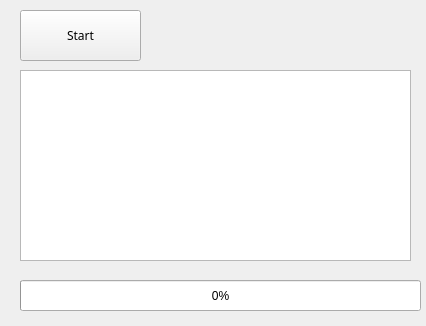
<?xml version="1.0" encoding="UTF-8"?>
<ui version="4.0">
 <class>Form</class>
 <widget class="QWidget" name="Form">
  <property name="geometry">
   <rect>
    <x>0</x>
    <y>0</y>
    <width>426</width>
    <height>326</height>
   </rect>
  </property>
  <property name="windowTitle">
   <string>스레드 테스트</string>
  </property>
  <widget class="QPushButton" name="btnStart">
   <property name="geometry">
    <rect>
     <x>20</x>
     <y>10</y>
     <width>121</width>
     <height>51</height>
    </rect>
   </property>
   <property name="font">
    <font>
     <family>MaruBuri</family>
    </font>
   </property>
   <property name="text">
    <string>Start</string>
   </property>
  </widget>
  <widget class="QTextBrowser" name="txbLog">
   <property name="geometry">
    <rect>
     <x>20</x>
     <y>70</y>
     <width>391</width>
     <height>191</height>
    </rect>
   </property>
  </widget>
  <widget class="QProgressBar" name="pgbTask">
   <property name="geometry">
    <rect>
     <x>20</x>
     <y>280</y>
     <width>401</width>
     <height>31</height>
    </rect>
   </property>
   <property name="value">
    <number>0</number>
   </property>
  </widget>
 </widget>
 <resources/>
 <connections/>
</ui>
